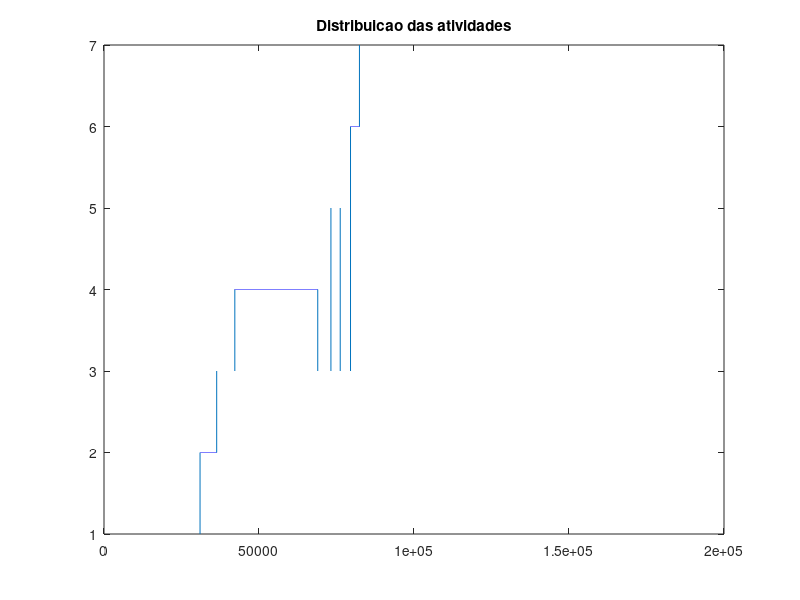

Recreate this plot in MATLAB. (Note: this script raises an error after producing the figure.)
% seleciona atividade 5 (A5) Going up/down stairs

% script de visualizacao dos dados
close all; clear all; clc;

load data05.mat;

data = data05;
data(end,end) = 7;  % correcao de erro na base

% indice para selecionar atividades (7 ao total)
ind1=data(:,5)==1;
ind2=data(:,5)==2;
ind3=data(:,5)==3;
ind4=data(:,5)==4;
ind5=data(:,5)==5;
ind6=data(:,5)==6;
ind7=data(:,5)==7;

%elimina_redundancias;

figure;
plot(data(:,5));
title('Distribuicao das atividades')

%% Filtragem passa baixas
fs = 52;    % frequencia de amostragem Hz
fc = 3;     % frequencia de corte
Nf = 2;     % ordem do filtro butterworth
omega_c = 2*pi*fc;
% Projeto do filtro passa-baixas discreto Butterworth
B_butter = omega_c^(Nf);
poles = omega_c*exp(1i*(2*(0:Nf-1)+1)*pi/(2*Nf)+1i*pi/2);
A_butter = poly(poles);
T = 1/fs;
Omega_c = omega_c*T;
[Bd,Ad] = transf_bilinear(B_butter,A_butter,2/omega_c*tan(Omega_c/2));  % transformacao bilinear
% filtragem dos dados
dataf = data;
for kk=1:3
    dataf(:,kk+1) = real(filter(Bd,Ad,data(:,kk+1)));
end

% plota dados filtrados
for aa=1:7
    indx = strcat('ind',num2str(aa));
    figure;
    subplot(3,1,1); plot(data(eval(indx),1),dataf(eval(indx),2));    % Ax
    title(sprintf('Num. amostras (A%d): %d',aa,numel(eval(indx))));
    subplot(3,1,2); plot(data(eval(indx),1),dataf(eval(indx),3));    % Ay
    subplot(3,1,3); plot(data(eval(indx),1),dataf(eval(indx),4));    % Az
end

% breve comparacao do papel da filtragem
ind = ind5; % selecao da Atividade 5 (Going up/down stairs)
figure;
subplot(2,1,1);
plot(data(ind,1),dataf(ind,2));    % Ax filtrado
title('Sinal A5 eixo x, filtrado')
axis([74500 74800 1850 2100])
subplot(2,1,2);
plot(data(ind,1),data(ind,2));    % Ax
title('Sinal A5 eixo x, cru')
axis([74500 74800 1850 2100])
% selecao da serie temporal para predicao
% sinal_Ax = dataf(ind,2);
% save dados_Ax.mat sinal_Ax;